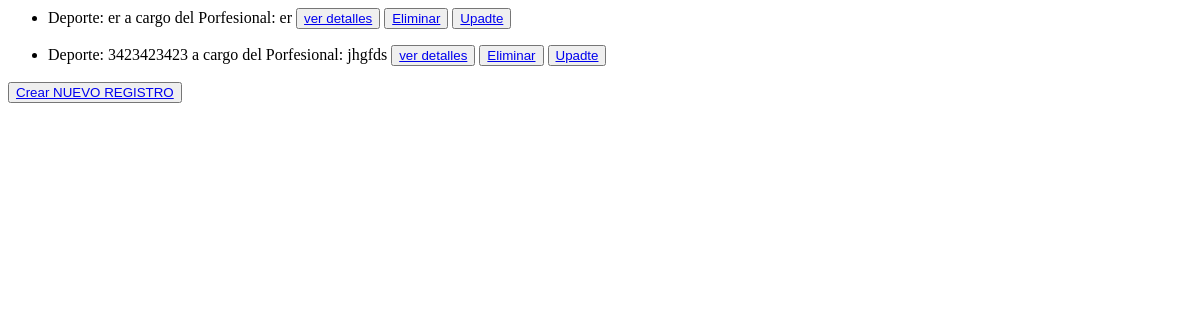
The page /deporte_list/ on the database as committed earlier.
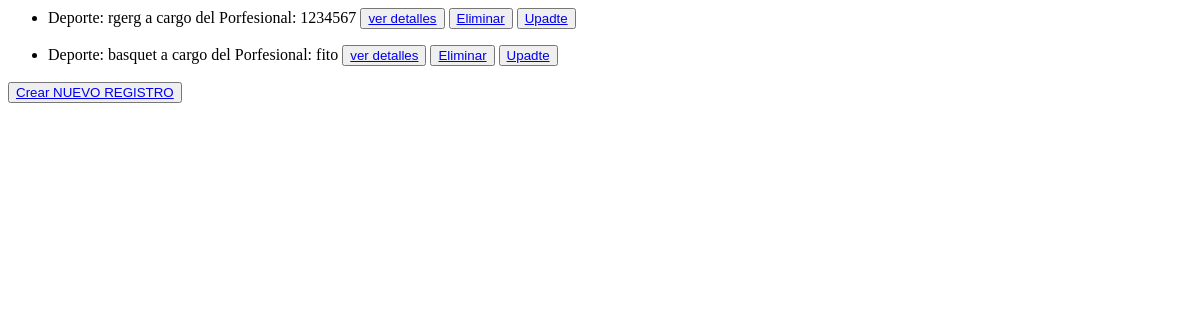
The same page on the database as committed later.
### MiApp/models.py (models this page shows)
class club_deportivo(models.Model):
    deporte = models.CharField(max_length = 40)
    nombre = models.CharField(max_length = 40)
    def __str__(self):
        return f' Deporte: {self.deporte} a cargo del Porfesional: {self.nombre}'

### MiApp/views.py (the view)
# urls.py: path('deporte_list/', views.club_deportivoList.as_view(), name='List'),
class club_deportivoList(ListView):
   model = club_deportivo
   template_name = 'MiApp/club_deportivo_list.html'

### MiApp/templates/MiApp/club_deportivo_list.html
{% for club_deportivo in object_list %}
<ul>
    <li>
        {{club_deportivo}}
        <button>
            <a href="{% url 'Detail' club_deportivo.id %}">ver detalles</a>
        </button>
        <button>
            <a href="{% url 'Delete' club_deportivo.id %}">Eliminar</a>
        </button>
        <button>
            <a href="{% url 'Update' club_deportivo.id %}">Upadte</a>
        </button>
    </li>
</ul>
{% endfor %}
<button>
    <a href="{% url 'Create' %}">Crear NUEVO REGISTRO</a>
</button>

Rows that differ between the two databases and show on the page:
removed club_deportivo: deporte+nombre "Deporte: er a cargo del Porfesional: er"
removed club_deportivo: deporte+nombre "Deporte: 3423423423 a cargo del Porfesional: jhgfds"
added club_deportivo: deporte+nombre "Deporte: rgerg a cargo del Porfesional: 1234567"
added club_deportivo: deporte+nombre "Deporte: basquet a cargo del Porfesional: fito"
